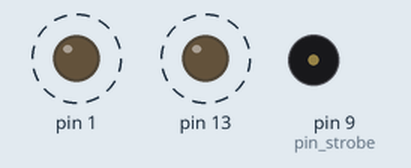
Simulated run of this sketch. Board: Arduino Nano, built with avr-gcc and run on an emulated ATmega328P. On the bench: output pins drawn as LEDs (lit = HIGH), buzzer (waves = sounding). Dashed ring = blinking. Pins used as bus, display or sensor lines are not drawn.

Above: at 0.04 s.
Timing chart, 0 to 3.0 s (numbered marks = the images above):
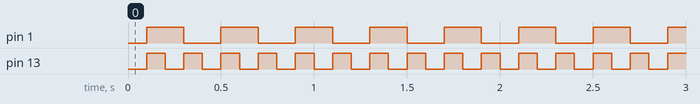

Measured:
- by itself, pin 1: alternates HIGH for 0.20 s and LOW for 0.20 s
- by itself, pin 13: alternates HIGH for 0.10 s and LOW for 0.10 s

The sketch:

Find-Strobe.ino
```cpp
// Пример использования Таймера 1 (шестнадцатибитный) (с) UA6EM
// на основе заимствований на arduino.ru у DIMAX и ЕвгенийП
// процедура поиска переднего и заднего фронта сигнала
// #include "lgtx8p.h"  // Для платы WAVGAT 328p (nano v3.0)

int flag = 0;
int pin_strobe = 9;

enum Prescalers {
  PRESCALER_1 = 1,
  PRESCALER_8 = 2,
  PRESCALER_64 = 3,
  PRESCALER_256 = 4,
  PRESCALER_1024 = 5
};

void setup() {
  pinMode(13,OUTPUT);
   pinMode(1,OUTPUT);

  uint8_t prescaler = PRESCALER_1024;
  uint16_t topValue = 1562;
  pinMode(9, OUTPUT);
  TCCR1A = 0x40;               //  Инвертирование пина 9 по сравнению
  TCCR1B = 0x08 | prescaler;   // Установить СТС режим и делитель частоты
  OCR1A = topValue;            //  установить TOP равным topValue
}

boolean strobe_high(int pin){
 int result;
 if(digitalRead(pin)== HIGH && flag == 0){
 flag=1; result = 1;} else{ result = 0;}
 if(digitalRead(pin)==LOW){flag=0; result = 0;}
 return result;
}

boolean strobe_low(int pin){
 int result;
 if(digitalRead(pin)== LOW && flag == 0){
 flag=1; result = 1;} else{ result = 0;}
 if(digitalRead(pin)==HIGH){flag=0; result = 0;}
 return result;
}

void loop() {
  digitalWrite(13,digitalRead(9));
 if (strobe_high(pin_strobe)) digitalWrite(1,!digitalRead(1));
//if (strobe_low(pin_strobe)) digitalWrite(1,!digitalRead(1));

}
```
